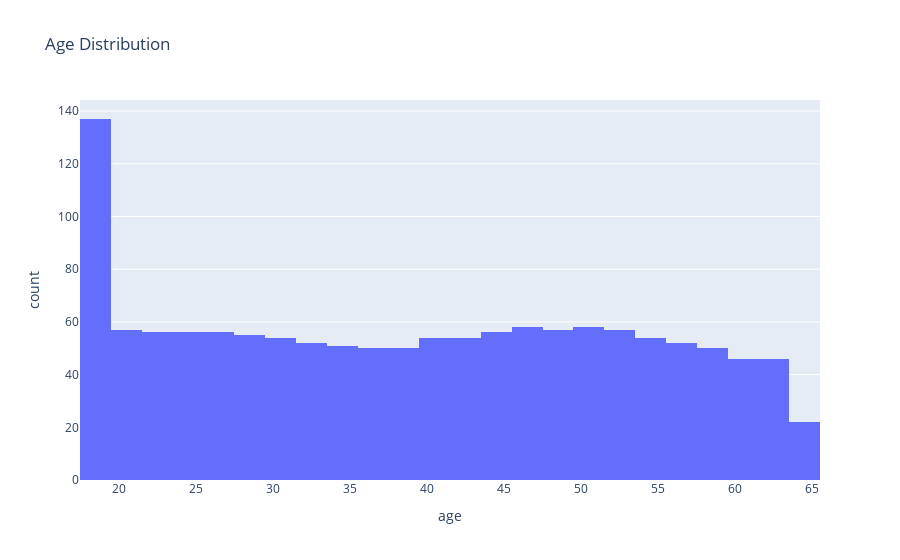
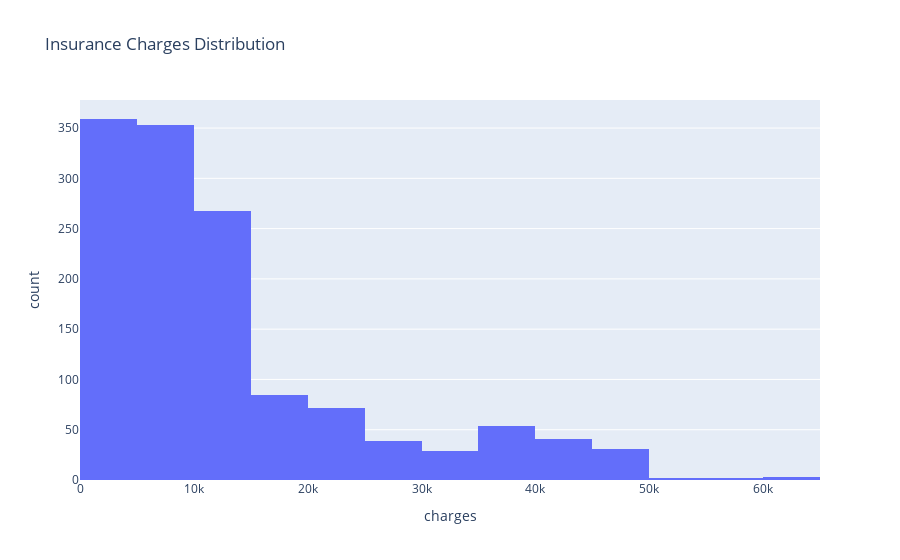

The code cell stored with these charts, in order, in its notebook:
### Code cell
from sklearn.preprocessing import LabelEncoder

class InsuranceAnalysis:
    def __init__(self, data):
        self.data = data
        self.findings = {}  # Dictionary to store findings

    # Method 1: Age Distribution
    def plot_age_distribution(self):
        fig = px.histogram(self.data, x='age', nbins=30, title='Age Distribution')
        self.findings['age_distribution'] = fig
        fig.show()

    # Method 3: Insurance Charges Distribution
    def plot_charges_distribution(self):
        fig = px.histogram(self.data, x='charges', nbins=30, title='Insurance Charges Distribution')
        self.findings['charges_distribution'] = fig
        fig.show()

    # Method 4: Comparison of Insurance Charges by Region
    def plot_charges_by_region(self):
        fig = px.box(self.data, x='region', y='charges', title='Insurance Charges by Region')
        self.findings['charges_by_region'] = fig
        fig.show()

    # Method 5: Relationship between BMI and Insurance Charges
    def plot_bmi_vs_charges(self):
        fig = px.scatter(self.data, x='bmi', y='charges', color='smoker', title='BMI vs Insurance Charges')
        self.findings['bmi_vs_charges'] = fig
        fig.show()

    # Method 6: Analysis of Numerical Feature Correlation
    def analyze_correlation(self):
        # Encode categorical columns for correlation analysis
        encoded_data = self.data.copy()
        le = LabelEncoder()
        encoded_data['sex'] = le.fit_transform(encoded_data['sex'])
        encoded_data['smoker'] = le.fit_transform(encoded_data['smoker'])
        encoded_data['region'] = le.fit_transform(encoded_data['region'])

        # Calculate correlation matrix
        correlation_matrix = encoded_data.corr()
        fig = px.imshow(correlation_matrix, text_auto=True, title='Correlation Matrix')
        self.findings['correlation_matrix'] = fig
        fig.show()

        # Identify most influential features
        most_influential = correlation_matrix['charges'].sort_values(ascending=False)
        self.findings['most_influential_features'] = most_influential
        print("Most Influential Features on Insurance Charges:")
        print(most_influential)

    # Method 7: Explore Bias in Data
    def explore_bias(self):
        # Bias based on Gender
        bias_sex = self.data.groupby('sex')['charges'].mean()
        self.findings['bias_sex'] = bias_sex
        print("Average Insurance Charges by Gender:")
        print(bias_sex)

        # Bias based on Region
        bias_region = self.data.groupby('region')['charges'].mean()
        self.findings['bias_region'] = bias_region
        print("\nAverage Insurance Charges by Region:")
        print(bias_region)

        # Visualize Bias
        fig = px.box(self.data, x='sex', y='charges', color='region', title='Insurance Charges by Gender and Region')
        self.findings['bias_visualization'] = fig
        fig.show()

# Create an object of the class
analysis = InsuranceAnalysis(df)

# Execute methods
analysis.plot_age_distribution()
analysis.plot_charges_distribution()
analysis.plot_charges_by_region()
analysis.plot_bmi_vs_charges()
analysis.analyze_correlation()
analysis.explore_bias()

# Save findings to dictionary
findings = analysis.findings

### Figure 1 — Plotly figure (JSON) as saved in the notebook; plotly's stock layout.template omitted (floating-point values rounded to 4 significant figures; data arrays with more than 128 entries replaced by an {"elided": "..."} marker saying what was removed)
{"data": [{"bingroup": "x", "hovertemplate": "age=%{x}<br>count=%{y}<extra></extra>", "legendgroup": "", "marker": {"color": "#636efa", "pattern": {"shape": ""}}, "name": "", "nbinsx": 30, "orientation": "v", "showlegend": false, "type": "histogram", "x": {"elided": "1338 int values"}, "xaxis": "x", "yaxis": "y"}], "layout": {"barmode": "relative", "legend": {"tracegroupgap": 0}, "title": {"text": "Age Distribution"}, "xaxis": {"anchor": "y", "domain": [0, 1], "title": {"text": "age"}}, "yaxis": {"anchor": "x", "domain": [0, 1], "title": {"text": "count"}}}}

### Figure 2 — Plotly figure (JSON) as saved in the notebook; plotly's stock layout.template omitted (floating-point values rounded to 4 significant figures; data arrays with more than 128 entries replaced by an {"elided": "..."} marker saying what was removed)
{"data": [{"bingroup": "x", "hovertemplate": "charges=%{x}<br>count=%{y}<extra></extra>", "legendgroup": "", "marker": {"color": "#636efa", "pattern": {"shape": ""}}, "name": "", "nbinsx": 30, "orientation": "v", "showlegend": false, "type": "histogram", "x": {"elided": "1338 float values"}, "xaxis": "x", "yaxis": "y"}], "layout": {"barmode": "relative", "legend": {"tracegroupgap": 0}, "title": {"text": "Insurance Charges Distribution"}, "xaxis": {"anchor": "y", "domain": [0, 1], "title": {"text": "charges"}}, "yaxis": {"anchor": "x", "domain": [0, 1], "title": {"text": "count"}}}}
